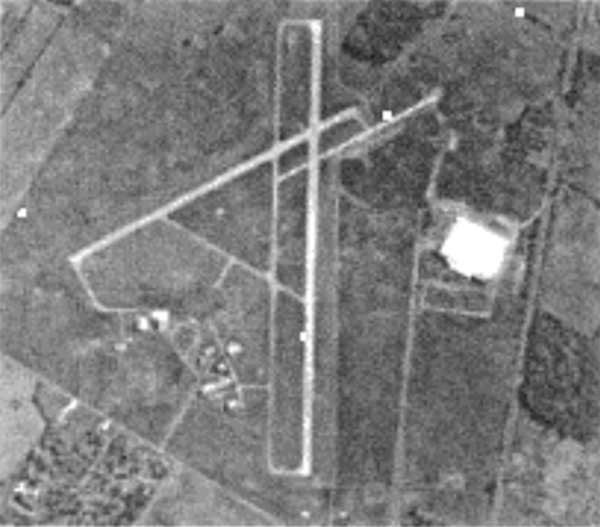
#> input picture Aerial and ADR Image Road Segmentation/Resources/track.png, 600 x 527 px
$ python ProgressiveProbability_Hough.py
#> lines starting #> are read from the running program, lines starting #| are printed output that depends on the picture; after the words box and inside, x2 and y2 are one past the last pixel; in counts of white or black regions, pixels touching at a corner belong together
#> further down, img is the input picture: shape (527, 600, 3); mean B, G, R 124.2, 124.2, 124.2
'''
@program: ProgressiveProbability_Hough.py

@description: 渐进概率式霍夫变换提取机场跑道线

@author: doubleZ

@create: 2019/12/13
'''

import cv2
import numpy as np

def ProgressiveProbability_Hough(img):
    '''
    :description: 渐进概率式霍夫变换

    :param : 原始图像

    :return : 显示用渐进概率式霍夫变换提取的直线边缘图像
    '''
    gray = cv2.cvtColor(img, cv2.COLOR_BGR2GRAY)
    edges = cv2.Canny(gray, 50, 250)
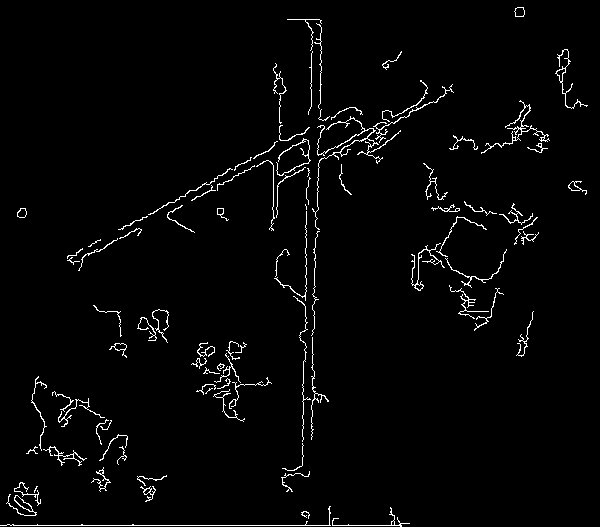
#> edges: shape (527, 600); 2.4% white in thin lines or dots
    lines = cv2.HoughLinesP(edges, 1, np.pi/180, 30, minLineLength=60, maxLineGap=10)
#> lines = 18 rows, first 6: [0, 525, 401, 525], [162, 206, 272, 147], [304, 305, 307, 154], [168, 212, 266, 160], [315, 247, 319, 154], [272, 229, 273, 165]
    lines = lines[:, 0, :]
    for x1, y1, x2, y2 in lines:
        cv2.line(img, (x1, y1), (x2, y2), (0, 255, 0), 1)
#> this loop made 18 passes
#> (x1, y1, x2, y2) on passes 1 to 12: (0, 525, 401, 525), (162, 206, 272, 147), (304, 305, 307, 154), (168, 212, 266, 160), (315, 247, 319, 154), (272, 229, 273, 165), (120, 229, 270, 149), (318, 126, 321, 41), (281, 175, 420, 101), (312, 436, 312, 365), (311, 106, 311, 19), (369, 134, 443, 96)
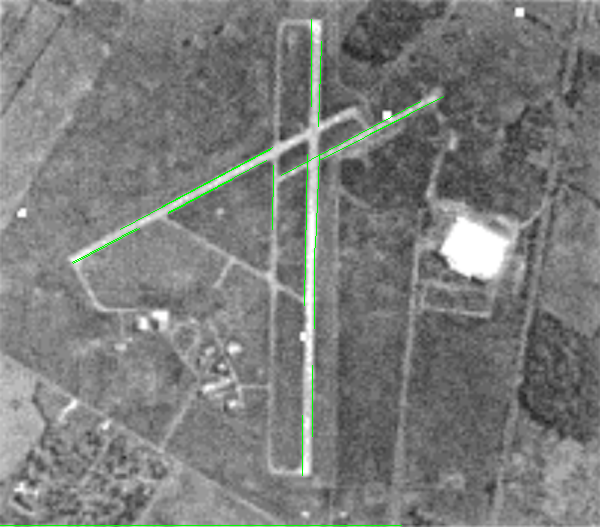
#> img: shape (527, 600, 3); 0.61% of pixels changed, all inside (x1, y1, x2, y2) = (0, 19, 444, 526)
    cv2.imshow('img', img)
    cv2.waitKey(0)
    cv2.destroyAllWindows()

if __name__ == '__main__':
    img = cv2.imread('../Resources/track.png')
    ProgressiveProbability_Hough(img)

$ run again, with Aerial and ADR Image Road Segmentation/Resources/road.jpg saved as Aerial and ADR Image Road Segmentation/Resources/track.png
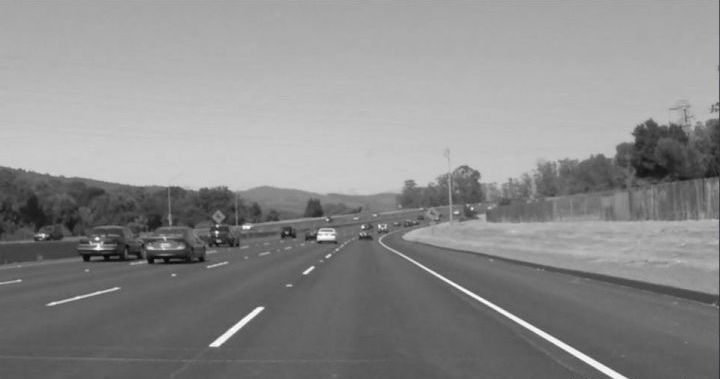
#> input picture Aerial and ADR Image Road Segmentation/Resources/road.jpg, 720 x 379 px
#> img is the input picture: shape (379, 720, 3); mean B, G, R 139.5, 139.5, 139.5
#> in ProgressiveProbability_Hough, `edges = cv2.Canny(gray, 50, 250)`:
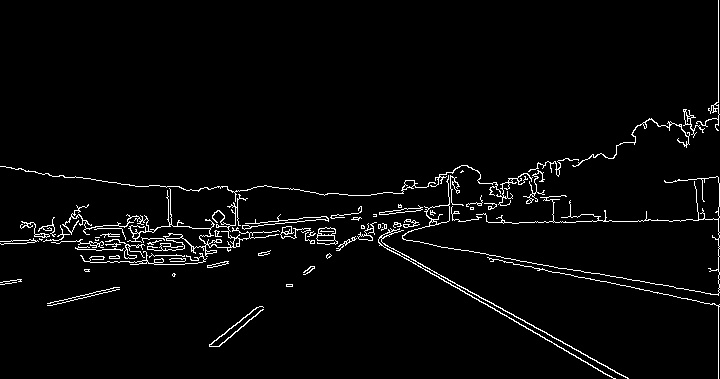
#> edges: shape (379, 720); 3% white in thin lines or dots
#> lines = 26 rows, first 6: [403, 239, 718, 295], [638, 220, 718, 219], [360, 232, 613, 378], [366, 234, 627, 378], [718, 378, 718, 207], [385, 211, 482, 202]
#> the loop in ProgressiveProbability_Hough, `for x1, y1, x2, y2 in lines:` made 26 passes
#> after the loop in ProgressiveProbability_Hough, `for x1, y1, x2, y2 in lines:`:
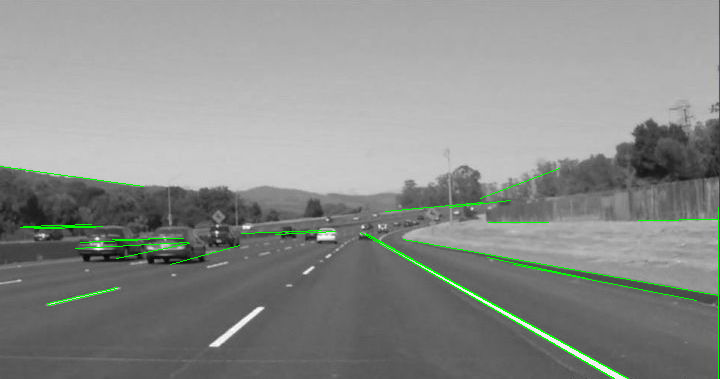
#> img: shape (379, 720, 3); 1.09% of pixels changed, all inside (x1, y1, x2, y2) = (0, 166, 719, 379)
